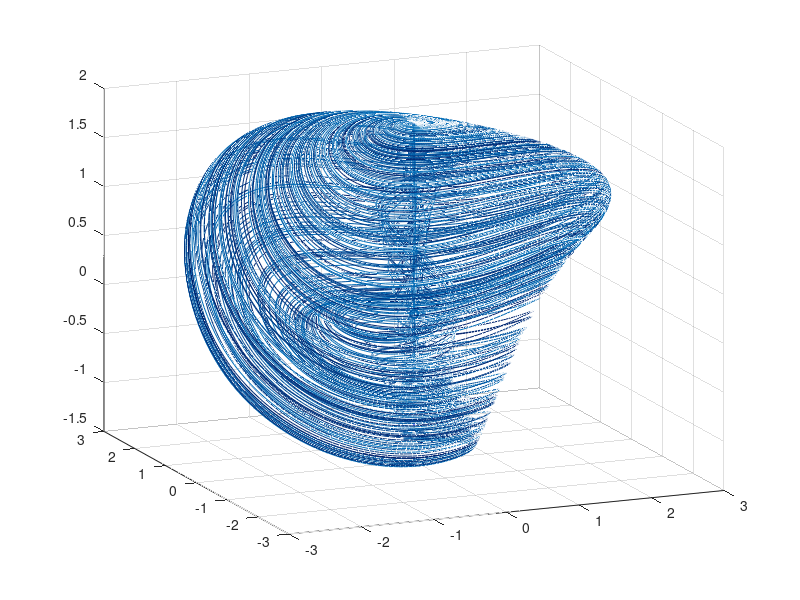

Recreate this plot in MATLAB. (Note: this script raises an error after producing the figure.)
clear all, close all, clc

%simulate Aizawa system
dt=0.01; T=50; t=0:dt:T;
alf = 0.95; bet = 0.7; del = 3.5; eps = 0.25; gam = 0.6; eta = 0.1;

Aizawa = @(t,x)([ (x(3)-bet)*x(1)-del*x(2)  ;...
                  del*x(1)+(x(3)-bet)*x(2)     ;...
                  gam + alf*x(3) - (1/3)*(x(3)^3) - (x(1)^2) + eta*x(3)*(x(1)^3)    ]);

ode_options = odeset('RelTol',1e-10,'AbsTol',1e-11);

input=[]; output=[];
for j=1:100     %training trajectories
    x0=(1e-2)*(rand(3,1)-0.5);
    [t,y] = ode45(Aizawa,t,x0);
    input=[input; y(1:end-1,:)];
    output=[output; y(2:end,:)];
    plot3(y(:,1),y(:,2),y(:,3), 'Color', [0 (0.447-j/300) (0.741-j/300)]),hold on
    plot3(x0(1),x0(2),x0(3),'ro','Color',[0 (0.447-j/300) (0.741-j/300)])
end

grid on, view(-23,18)

%% 
net = feedforwardnet([10 10 10]);
net.layers{1}.transferFcn = 'logsig';
net.layers{2}.transferFcn = 'radbas';
net.layers{3}.transferFcn = 'purelin';
net = train(net,input.',output.');

%%

for m = 1:1%0
    x0=[-0.004129892948569;-0.001569909852891;0.003517219784020]
    [t,y] = ode45(Aizawa,t,x0);
    
    ynn(:,1) = x0;
    for k = 2:(length(t))
        ynn(:,k) = net(ynn(:,k-1));
    end
    
%        figure(2)
%        plot3(y(:,1),y(:,2),y(:,3)); hold on
%        plot3(ynn(1,:),ynn(2,:),ynn(3,:));
%        plot3(x0(1),x0(2),x0(3),'ro')
    
    for k = 1:length(ynn)
        figure(2)
        plot3(y(1:k,1),y(1:k,2),y(1:k,3)); hold on
        plot3(ynn(1,1:k),ynn(2,1:k),ynn(3,1:k));
        plot3(x0(1),x0(2),x0(3),'ro'); 
        plot3(y(k,1),y(k,2),y(k,3),'.','Color','#0072BD','MarkerSize',15);
        plot3(ynn(1,k),ynn(2,k),ynn(3,k),'.','Color','#D95319','MarkerSize',15);hold off
        pause(0.01)
    end
    
    
    figure(3)
    subplot(2,2,1), plot(t(1:end),y(1:end,1)), hold on, plot(t(1:end),ynn(1,:)')
    subplot(2,2,2), plot(t(1:end),y(1:end,2)), hold on, plot(t(1:end),ynn(2,:)')
    subplot(2,2,3), plot(t(1:end),y(1:end,3)), hold on, plot(t(1:end),ynn(3,:)')
    subplot(2,2,4), plot(t(1:end),sqrt((y(1:end,1)-ynn(1,:)').^2+(y(1:end,2)-ynn(2,:)').^2+(y(1:end,3)-ynn(3,:)').^2))
end